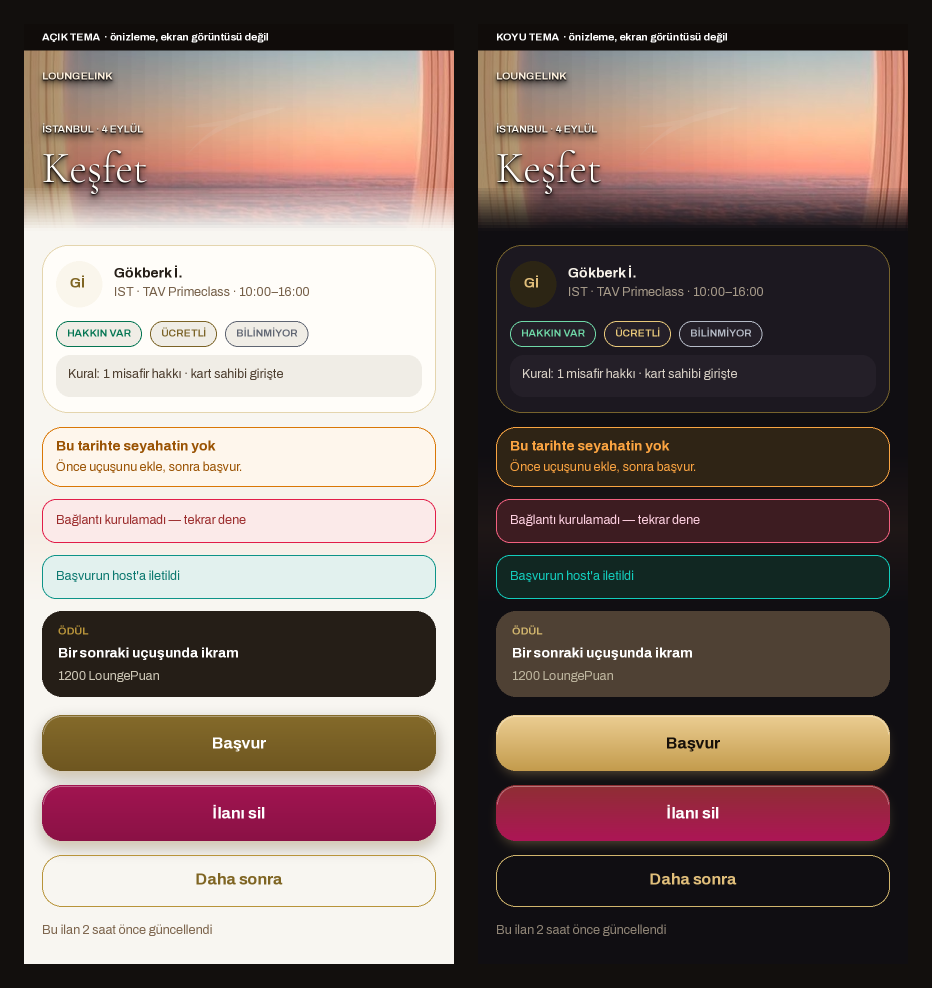
#> input picture rnapp/tema_onizleme.png, 1864 x 1976 px, given in place of kesfet_a.png, which was not available (shown at 1/2 size)
$ python oneri_gorsel.py
#> lines starting #> are read from the running program, lines starting #| are printed output that depends on the picture; pictures that were not available may be replaced by others from this repository, and a replacement may not be noted
#!/usr/bin/env python3
# -*- coding: utf-8 -*-
"""oneri_gorsel.py — 12 Eylül premium önerisinin görselleri (GEÇİCİ)."""
import os
from PIL import Image, ImageDraw, ImageFont

KOK = os.path.dirname(os.path.abspath(__file__))
OUT = "/home/claude/teslim"
SAHNE = os.path.join(KOK, "web_sahne", "out", "oniz")
FD = os.path.join(KOK, "assets", "fonts")


def f(ad, boy):
    return ImageFont.truetype(os.path.join(FD, ad), boy)


R = lambda b: f("PlusJakartaSans-Regular.ttf", b)
M = lambda b: f("PlusJakartaSans-Medium.ttf", b)
B = lambda b: f("PlusJakartaSans-Bold.ttf", b)
MO = lambda b: f("JetBrainsMono-Medium.ttf", b)
SE = lambda b: f("CormorantGaramond-SemiBold.ttf", b)

ZEMIN = (11, 10, 11)
INK = (244, 239, 230)
DIM = (155, 145, 132)


def yaz(d, xy, s, fnt, renk=INK, orta=False):
    if orta:
        w = d.textlength(s, font=fnt)
        xy = (xy[0] - w / 2, xy[1])
    d.text(xy, s, font=fnt, fill=renk)


# ══════════════════════════════════════════════════════════════════
# 1 · PALET TAHTASI
# ══════════════════════════════════════════════════════════════════
def palet():
    W, H = 1820, 1080
    im = Image.new("RGB", (W, H), ZEMIN)
    d = ImageDraw.Draw(im)
    yaz(d, (60, 48), "LOUNGELINK · PREMIUM PALET ÖNERİSİ", B(30))
    yaz(d, (60, 92), "her jeton ölçüldü — L* · C* (kroma = 'çiğlik') · WCAG kontrast · dikromazi ΔE",
        R(20), DIM)

    def blok(x, y, baslik, satirlar, gen=760):
#> called with x = 60, y = 160, baslik = '1 · ALTIN — çiğ sarı → mat şampanya', gen = 760
        yaz(d, (x, y), baslik, B(22), (201, 182, 147))
        yy = y + 40
        for ad, eski, yeni, not_ in satirlar:
            d.rounded_rectangle([x, yy, x + 78, yy + 46], 8, fill=eski)
            d.rounded_rectangle([x + 86, yy, x + 164, yy + 46], 8, fill=yeni)
            yaz(d, (x + 180, yy + 1), ad, M(19), INK)
            yaz(d, (x + 180, yy + 24), "%s  →  %s" % (eski, yeni), MO(15), (170, 160, 146))
            yaz(d, (x + 420, yy + 12), not_, R(16), DIM)
            yy += 60
#> after the loop, yy = 500
        return yy

    y1 = blok(60, 160, "1 · ALTIN — çiğ sarı → mat şampanya", [
        ("Birincil düğme dolgusu", "#EBCD92", "#D9C8A6", "C* 33.3 → 16.4 · ışık aynı"),
        ("Marka altını / ikon", "#D1B56D", "#C9B693", "C* 40.2 → 20.4 · L* 74.6 → 74.8"),
        ("Altın metin", "#E0BE7A", "#D6C3A0", "aynı L*, yarı kroma"),
        ("Düğme gradyan alt ucu", "#C39B4C", "#B49B70", "ipeksi geçiş · sarı→kahve yok"),
        ("Altın tonlu zemin", "#2C2514", "#241F16", "sayfa ile ΔE 4.1"),
    ])
#> y1 = 500

    y2 = blok(60, y1 + 40, "2 · ZEMİN — mor siyah → obsidyen", [
        ("Sayfa", "#100E12", "#0B0A0B", "hue 308° (mor) → 324° · C* 2.33 → 0.51"),
        ("Kart / yüzey", "#1C1820", "#141211", "katman farkı ΔE 6.24 → 3.02"),
        ("Blok / ikinci yüzey", "#241F28", "#1B1816", "ΔE 3.69 → 3.12"),
        ("Tel (hairline)", "#262222", "#23201D", "sıcak nötr — fotoğrafla erir"),
    ])
#> y2 = 820

    y3 = blok(900, 160, "3 · NEON YOK — durum renkleri", [
        ("Canlı / turkuaz", "#12CDBC", "#9DBBA6", "C* 45.3 → 20 · 'fintech' hissi biter"),
        ("Karar: misafir ücretsiz", "#6FD9A8", "#EDE7DB", "fildişi — C* 44.5 → 6.5"),
        ("Karar: ücretli", "#FAA542", "#D9A45E", "C* 65.9 → 45.1"),
        ("Karar: girilmez", "#F2605D", "#C97E76", "C* 64.0 → 32.7"),
        ("İnsan çipi (mor)", "#C6AAF7", "#B7A8C6", "C* düşük — mor 'uygulama' değil 'kişi'"),
        ("Yıkıcı eylem", "#8E2E33", "#7E3A3C", "bağırmaz, kesinleşir"),
    ])
#> y3 = 560

    yaz(d, (900, y3 + 24), "UYUM YÜZDESİ: HUE RAMPASI DEĞİL IŞIK RAMPASI", B(20), (201, 182, 147))
    ramp = [(">= 85", "#EDE7DB"), ("65–84", "#C9B693"), ("<= 64", "#A99D8C"), ("kapalı", "#8E8373")]
    xx = 900
    for et, h in ramp:
        d.rounded_rectangle([xx, y3 + 62, xx + 150, y3 + 112], 8, fill=h)
        yaz(d, (xx + 75, y3 + 76), et, B(20), (16, 14, 13), orta=True)
        yaz(d, (xx + 75, y3 + 120), h, MO(15), DIM, orta=True)
        xx += 166
#> after the loop, xx = 1564
    yaz(d, (900, y3 + 152),
        "Renk körü bir gözde yeşil→altın→gri sırası kayboluyordu; ışık sırası kaybolmaz.",
        R(17), DIM)

    yaz(d, (900, y3 + 210), "KARAR ÜÇLÜSÜ RENK KÖRÜ GÖZDE (ΔE76, eşik 25)", B(20), (201, 182, 147))
    tablo = [
        ("", "normal", "dötanopi", "protanopi"),
        ("bugün  yeşil / amber / kırmızı", "47.0", "29.8", "31.1"),
        ("öneri  fildişi/kehribar/gül", "33.2", "28.4", "32.0"),
        ("reddedilen  zümrüt/kehribar/gül", "33.2", "12.4  X", "10.5  X"),
    ]
    yy = y3 + 250
#> yy = 810
    for i, sat in enumerate(tablo):
        fnt = M(17) if i == 0 else R(17)
        renk = DIM if i == 0 else (INK if i < 3 else (201, 126, 118))
        yaz(d, (900, yy), sat[0], fnt, renk)
        for j, v in enumerate(sat[1:]):
            yaz(d, (1400 + j * 138, yy), v, MO(16), renk)
        yy += 32
#> this loop made 4 passes
#> yy on passes 1 to 4: 842, 874, 906, 938
#> after the loop, yy = 938
    yaz(d, (900, yy + 10),
        "Yeşili zümrüde indirirsek 'girilmez' ile 'ücretsiz' renk körü gözde aynılaşıyor.",
        R(17), (201, 126, 118))
    yaz(d, (900, yy + 36), "Bu yüzden mat zümrüt DEĞİL fildişi öneriyorum.", M(17), INK)

    yaz(d, (60, H - 54), "ölçüm: rnapp/palet_oneri.py · WCAG 2.1 · CIELAB ΔE76 · Viénot-Brettel dikromazi",
        R(16), (110, 103, 95))
    im.save(os.path.join(OUT, "oneri_01_palet.png"))
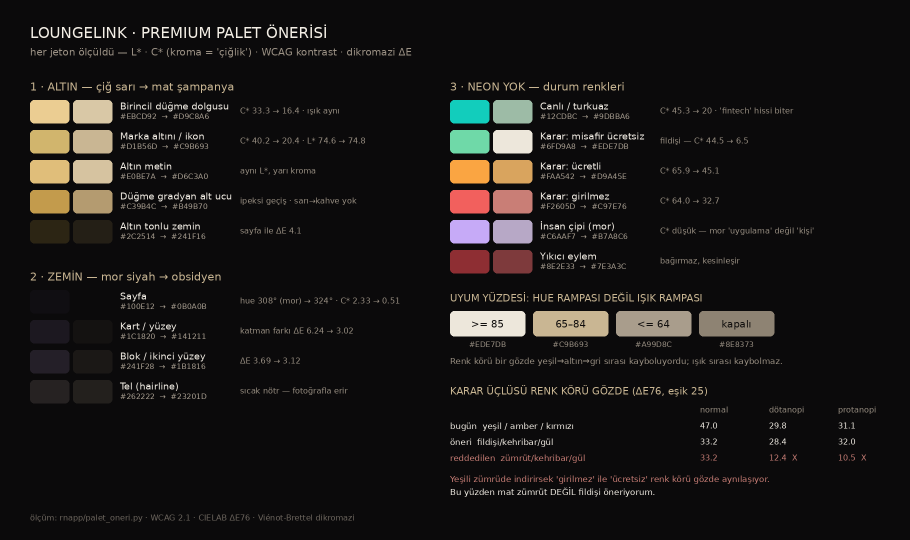
#> saved as oneri_01_palet.png: PIL image 1820x1080 RGB (shown at 1/2 size); mean R, G, B 25.4, 23.1, 22.1
    print("oneri_01_palet.png")


# ══════════════════════════════════════════════════════════════════
# 2 · EKRAN A/B
# ══════════════════════════════════════════════════════════════════
def ekranlar():
    ciftler = [("kesfet", "Keşfet"), ("kural", "Kural motoru"), ("ana", "Ana sayfa"),
               ("profil", "Profil"), ("tanis", "Tanış"), ("onb", "Tanıtım 5")]
    s = 3
    ornek = Image.open(os.path.join(SAHNE, "kesfet_a.png"))
#> ornek is the input picture: PIL image 1864x1976 RGB; mean R, G, B 125.1, 108.5, 102.5
    tw, th = ornek.width // s, ornek.height // s
#> tw = 621; th = 658
    bas, ara, dip = 96, 26, 60
    W = len(ciftler) * (tw * 2 + ara + 46) + 40
#> W = 7924
    H = bas + th + dip
#> H = 814
    im = Image.new("RGB", (W, H), ZEMIN)
#> im: PIL image 7924x814 RGB
    d = ImageDraw.Draw(im)
    yaz(d, (40, 30), "BUGÜN  ·  ÖNERİ   —   gerçek render, gerçek veri, aynı ağaç", B(30))
    x = 40
    for ad, et in ciftler:
        for i, k in enumerate(["a", "b"]):
            p = os.path.join(SAHNE, "%s_%s.png" % (ad, k))
            im.paste(Image.open(p).convert("RGB").resize((tw, th), Image.LANCZOS),
                     (x + i * (tw + ara), bas))
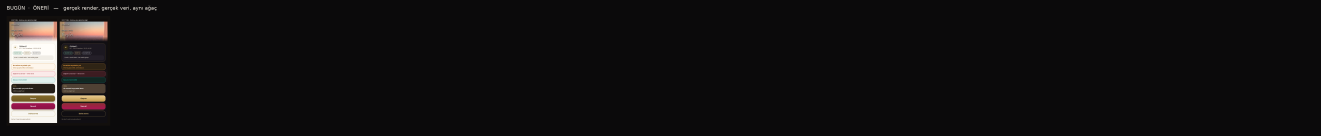
#> im: PIL image 7924x814 RGB (shown at 1/6 size); mean R, G, B 18.4, 16.4, 17
        yaz(d, (x + tw + ara / 2, bas + th + 14), et, M(22), INK, orta=True)
        yaz(d, (x + tw / 2, bas - 30), "bugün", R(18), (130, 122, 112), orta=True)
        yaz(d, (x + tw + ara + tw / 2, bas - 30), "öneri", R(18), (201, 182, 147), orta=True)
        x += tw * 2 + ara + 46
    im.save(os.path.join(OUT, "oneri_02_ekranlar_ab.jpg"), quality=88)
    print("oneri_02_ekranlar_ab.jpg", im.size)


# ══════════════════════════════════════════════════════════════════
# 3 · PERDE (tırtıklı geçiş)
# ══════════════════════════════════════════════════════════════════
# [58 lines left out: functions perde, kart, not called in this run]


if __name__ == "__main__":
#> (the run stopped early here; a loop or call above may not have finished)

$ run again, on rnapp/assets/bant.jpg
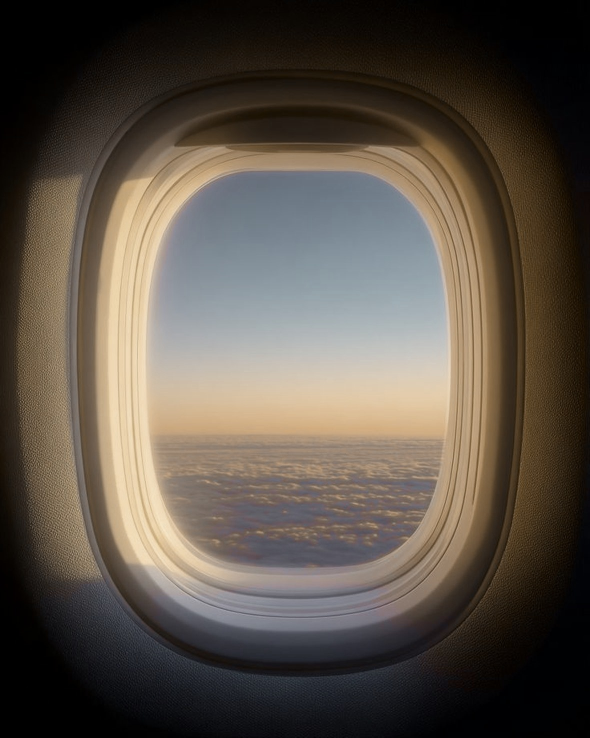
#> input picture rnapp/assets/bant.jpg, 1180 x 1475 px, given in place of kesfet_a.png, which was not available (shown at 1/2 size)
#> after the loop in blok, `for ad, eski, yeni, not_ in satirlar:`: yy = 500
#> y2 = 820
#> y3 = 560
#> after the loop in palet, `for et, h in ramp:`: xx = 1564
#> in palet, `yy = y3 + 250`: yy = 810
#> the loop in palet, `for i, sat in enumerate(tablo):` made 4 passes
#> yy on passes 1 to 4: 842, 874, 906, 938
#> after the loop in palet, `for i, sat in enumerate(tablo):`: yy = 938
#> in ekranlar, ornek is the input picture: PIL image 1180x1475 RGB; mean R, G, B 90.5, 81.5, 71.5
#> in ekranlar, `im.paste(Image.open(p).convert("RGB").resize((tw, th), Image.LANCZOS),..`:
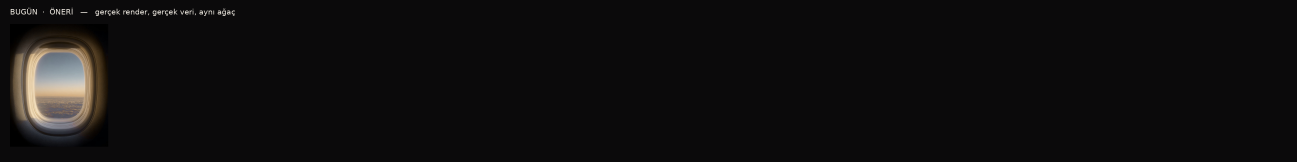
#> im: PIL image 5188x647 RGB (shown at 1/4 size); mean R, G, B 15.9, 14.5, 14.8
